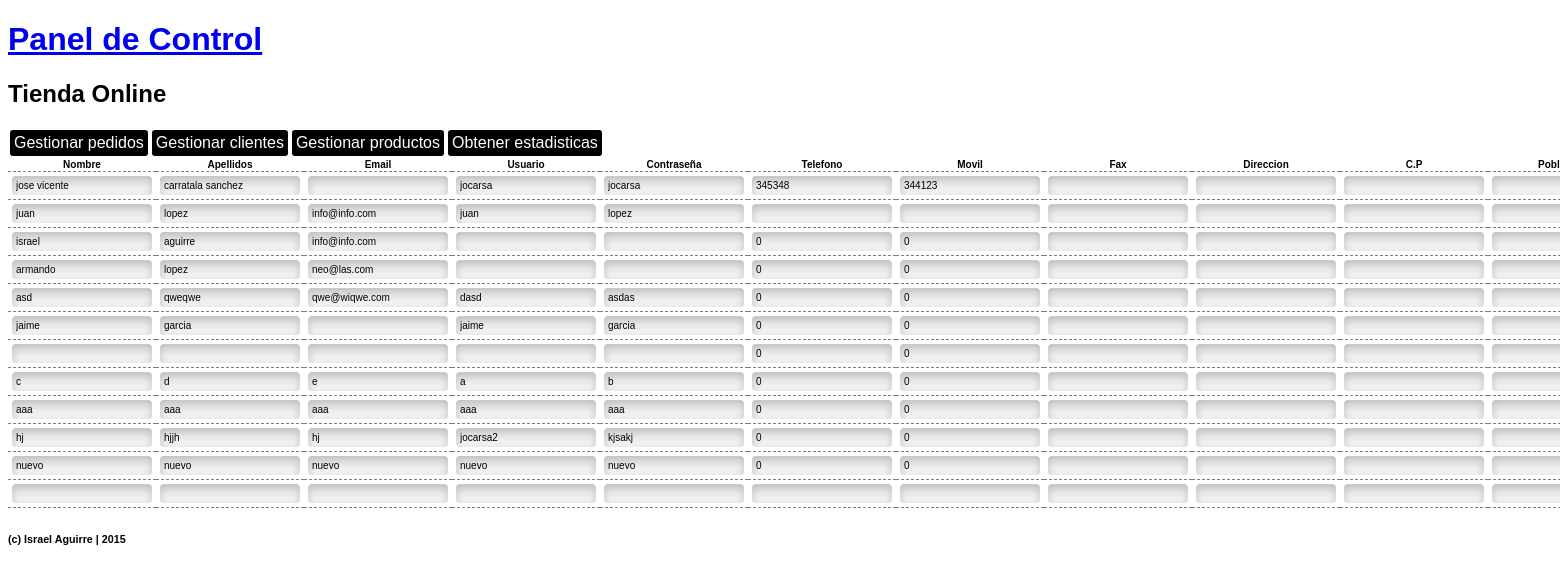
Screenshot of /admin/clientes.php with the database file from the repository.
### tables this page shows
CREATE TABLE IF NOT EXISTS `clientes` (
`id` int(100) NOT NULL,
  `nombre` varchar(255) DEFAULT NULL,
  `apellidos` varchar(255) DEFAULT NULL,
  `email` varchar(255) DEFAULT NULL,
  `usuario` varchar(255) DEFAULT NULL,
  `contrasena` varchar(255) DEFAULT NULL,
  `telefono` int(12) DEFAULT NULL,
  `movil` int(12) DEFAULT NULL,
  `fax` varchar(12) DEFAULT NULL,
  `direccioncalle` varchar(255) DEFAULT NULL,
  `codigo_postal` varchar(255) DEFAULT NULL,
  `poblacion` varchar(255) DEFAULT NULL,
  `pais` varchar(255) DEFAULT NULL,
  `dninif` varchar(255) DEFAULT NULL
);

### admin/clientes.php (the view, shortened to what this page needs)
<?php include 'cabecera.inc' ?>
<?php include '../php/config.inc'; ?>
<table>
<?php
	$contador = 0;
	$conn = mysqli_connect($servidor,$usuario,$contrasena,$baseDatos);
	$consulta = "SELECT * FROM clientes";
	$resultado = mysqli_query($conn,$consulta);
	echo "<thead>
			<th>Nombre</th>
			<th>Apellidos</th>
			<th>Email</th>
			<th>Usuario</th>
			<th>Contraseña</th>
			<th>Telefono</th>
			<th>Movil</th>
			<th>Fax</th>
			<th>Direccion</th>
			<th>C.P</th>
			<th>Poblacion</th>
			<th>Pais</th>
			<th>DNINIF</th>
		  </thead>
		  <tbody>";
	while($item = mysqli_fetch_array($resultado)){
		echo '<tr';
		if($contador == 1){echo "class='sombreado' ";}
		echo '>';
			echo'<form action="actualizarcliente.php?id='.$item['id'].'" method="post">
					 <td><input type="text" name="nombre" value="'.$item['nombre'].'"></td>
					 <td><input type="text" name="apellidos" value="'.$item['apellidos'].'"></td>
					 <td><input type="text" name="email" value="'.$item['email'].'"></td>
					 <td><input type="text" name="usuario" value="'.$item['usuario'].'"></td>
					 <td><input type="text" name="contrasena" value="'.$item['contrasena'].'"></td>
					 <td><input type="text" name="telefono" value="'.$item['telefono'].'"></td>
					 <td><input type="text" name="movil" value="'.$item['movil'].'"></td>
					 <td><input type="text" name="fax" value="'.$item['fax'].'"></td>
					 <td><input type="text" name="direccioncalle" value="'.$item['direccioncalle'].'"></td>
					 <td><input type="text" name="codigo_postal" value="'.$item['codigo_postal'].'"></td>
					 <td><input type="text" name="poblacion" value="'.$item['poblacion'].'"></td>
					 <td><input type="text" name="pais" value="'.$item['pais'].'"></td>
					 <td><input type="text" name="dninif" value="'.$item['dninif'].'"></td>
					 <td><input type="submit" class="btn" value="Actualizar"></td>
				</form>
					 <td><a href="eliminarcliente.php?id='.$item['id'].'"><button>Eliminar</button></a></td>
			 </tr>';
	}
?>
    <tr>
		<form action="nuevocliente.php" method="post">
			<td><input type="text" name="nombre"></td>
			<td><input type="text" name="apellidos"></td>
			<td><input type="text" name="email"></td>
			<td><input type="text" name="usuario"></td>
			<td><input type="text" name="contrasena"></td>
			<td><input type="text" name="telefono"></td>
			<td><input type="text" name="movil"></td>
			<td><input type="text" name="fax"></td>
			<td><input type="text" name="direccioncalle"></td>
			<td><input type="text" name="codigo_postal"></td>
			<td><input type="text" name="poblacion"></td>
		</form>
	</tr>
	</tbody>
</table>
<?php include 'piedepagina.inc' ?>

### admin/stylesADMIN.css (style rules this page uses)
body { font-family: arial; }
table { border-collapse: collapse; font-size: 10px; }
td { padding: 4px; }
tr { border-bottom: dashed gray 1px; }
input { border:0px; box-shadow: 0px 5px 8px rgba(0,0,0,0.2) inset; padding: 4px; background: rgb(240,240,240); border-radius: 4px; font-size: 10px; }

### rows the page displays
clientes: nombre "jose vicente", apellidos "carratala sanchez", usuario "jocarsa", contrasena "jocarsa", telefono "345348", movil "344123"
clientes: nombre "juan", apellidos "lopez", email "info@info.com", usuario "juan", contrasena "lopez"
clientes: nombre "israel", apellidos "aguirre", email "info@info.com", telefono "0", movil "0"
clientes: nombre "armando", apellidos "lopez", email "neo@las.com", telefono "0", movil "0"
clientes: nombre "asd", apellidos "qweqwe", email "qwe@wiqwe.com", usuario "dasd", contrasena "asdas", telefono "0", movil "0"
clientes: nombre "jaime", apellidos "garcia", usuario "jaime", contrasena "garcia", telefono "0", movil "0"
clientes: telefono "0", movil "0"
clientes: nombre "c", apellidos "d", email "e", usuario "a", contrasena "b", telefono "0", movil "0"
clientes: nombre "aaa", apellidos "aaa", email "aaa", usuario "aaa", contrasena "aaa", telefono "0", movil "0"
clientes: nombre "hj", apellidos "hjjh", email "hj", usuario "jocarsa2", contrasena "kjsakj", telefono "0", movil "0"
clientes: nombre "nuevo", apellidos "nuevo", email "nuevo", usuario "nuevo", contrasena "nuevo", telefono "0", movil "0"
